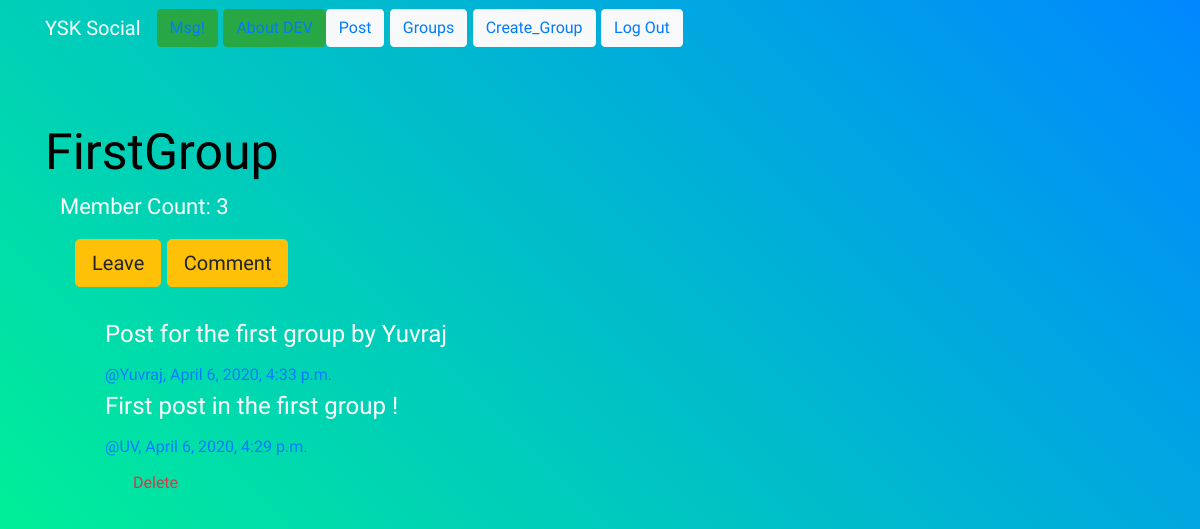
/groups/posts/in/firstgroup/ (signed in), run on an earlier commit of the app's database.
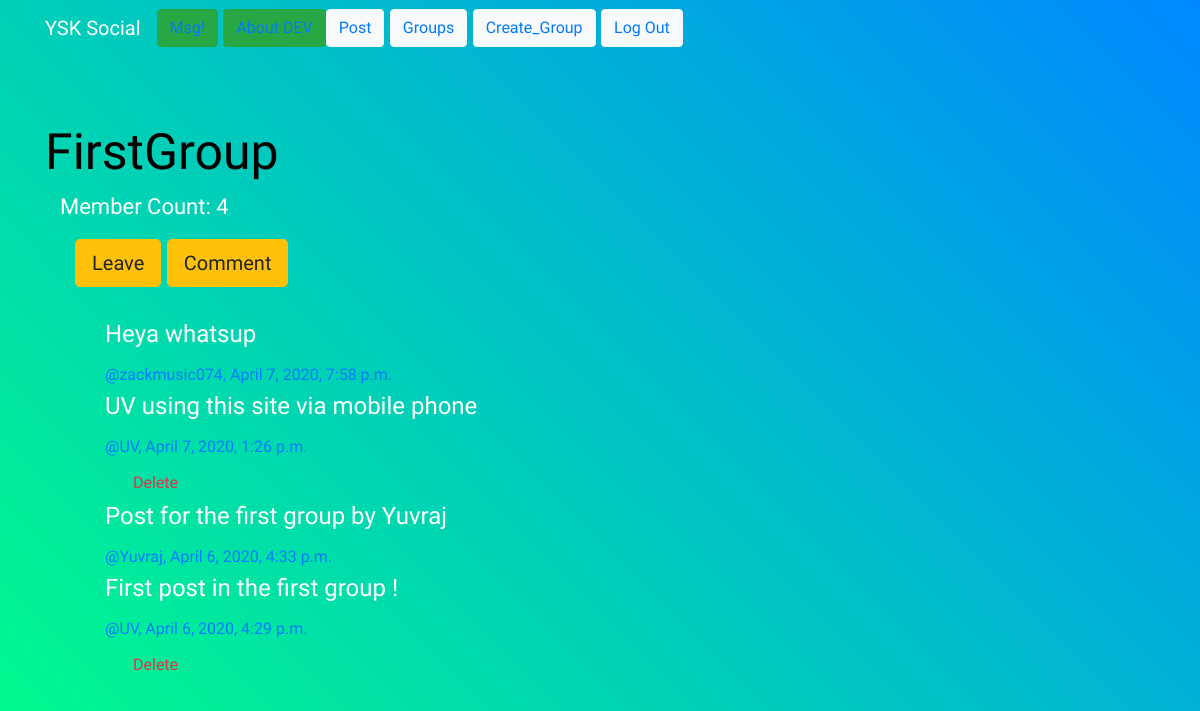
And on a later commit of the database.
### groups/models.py (models this page shows, shortened)
class Group(models.Model):
    name = models.CharField(max_length=255, unique=True)
    slug = models.SlugField(allow_unicode=True, unique=True)
    description = models.TextField(blank=True, default='')
    description_html = models.TextField(editable=False, default='', blank=True)
    members = models.ManyToManyField(User, through='GroupMember')
    class Meta:
        ordering = ['name']

### posts/models.py (models this page shows, shortened)
class Post(models.Model):
     user = models.ForeignKey(User, related_name='posts', on_delete=models.CASCADE)
     created_at = models.DateTimeField(auto_now=True)
     message = models.TextField()
     message_html = models.TextField(editable=False)
     group = models.ForeignKey(Group, related_name='posts', null=True, blank=True, on_delete=models.CASCADE)
     class Meta:
         ordering = ['-created_at']
         unique_together = ['user', 'message']

### groups/views.py (the view)
# urls.py: re_path(r'posts/in/(?P<slug>[-\w]+)/$', views.SingleGroup.as_view(), name='single'),
class SingleGroup(generic.DetailView):
    model = Group

### groups/templates/groups/group_detail.html (shortened to what this page needs)
{% extends 'groups/group_base.html' %}
{% block pregroup %}
<h1>{{group.name}}</h1>
<div class="container">
  <p>Member Count: {{group.members.count}}</p>
</div>
<div class="content container">
  <div class="container center">
    {% if user in group.members.all %}
      <a href="{% url 'groups:leave' slug=group.slug %}"
          class='btn btn-lg btn-fill btn-warning'>
      Leave</a>
      <a href="{% url 'posts:create' %}"
          class='btn btn-lg btn-fill btn-warning'>
      Comment</a>
    {% else %}
    <a href="{% url 'groups:join' slug=group.slug %}"
        class='btn btn-lg btn-fill btn-success'>
      <span class="glyphicon glyphicon-ok-circle"></span>Join</a>
  </div>
  {% endif %}
<br><br>
</div>
{% endblock %}
{% block group_content %}
  {% if user in group.members.all %}
    <div class="col-md">
      {% if group.posts.count == 0 %}
        <h3>No posts in this group yet!</h3>
      {% else %}
        {% for post in group.posts.all %}
          {% include 'posts/_post.html' %}
        {% endfor %}
      {% endif %}
    </div>
  {%else%}
  <h3>👆 Join the Group to see the Posts 😊</h3>
  {%endif%}
{% endblock %}

### posts/templates/posts/_post.html (shortened to what this page needs)
<div class="container">
  <div class="post media">
    <div class="container">
      <h4>{{post.message_html|safe}}</h4>
    </div>
  </div>
  <div class="container">
    <h6 class="media-heading">
      <span class="username">
        <a href="{% url 'posts:for_user' username=post.user.username %}">@{{post.user.username}},</a>
      </span>
      <time class='time'>
        <a href="{% url 'posts:single' username=post.user.username pk=post.pk %}">
        {{post.created_at}}</a>
      </time>
    </h6>
    <div class="media-footer">
      <div class="container">
        {% if user.is_authenticated and post.user == user %}
          <a href="{% url 'posts:delete' pk=post.pk %}" title='delete' class='btn btn-simple'>
            <span class="text-danger icon-label">Delete</span>
          </a>
        {% endif %}
      </div>
    </div>
  </div>
</div>

What changed in the data, as far as the page shows it:
computed for Group "FirstGroup": members.count "3" → "4"
added Post: message_html "Heya whatsup", user.username "zackmusic074", created_at "April 7, 2020, 7:58 p.m."
added Post: message_html "UV using this site via mobile phone", user.username "UV", created_at "April 7, 2020, 1:26 p.m.", shows "Delete"
